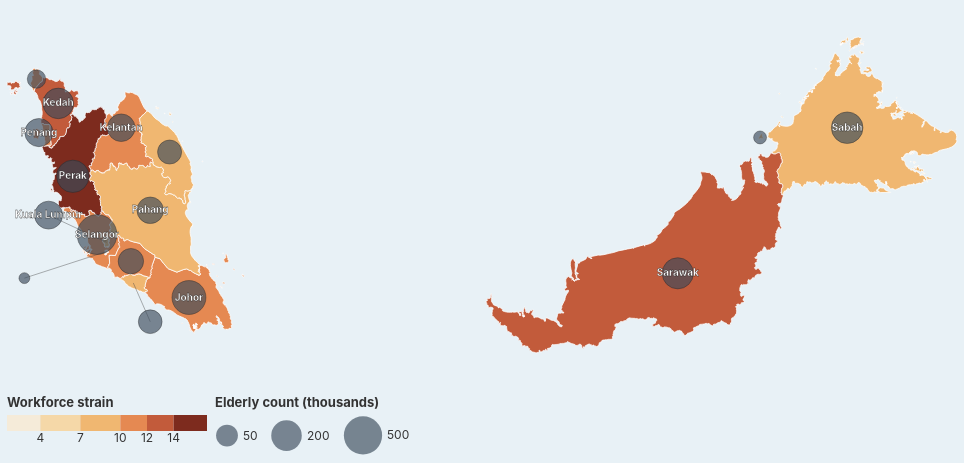

Write the Vega-Lite specification saved for this chart.
### Vega-Lite specification from a JSON file in a GitHub repository (floating-point values rounded to 4 significant figures; data arrays with more than 128 entries replaced by an {"elided": "..."} marker saying what was removed)
{"$schema": "https://vega.github.io/schema/vega-lite/v5.json", "background": "#e8f1f6", "title": {"text": null, "subtitle": ["Each state is shown TWO ways: colour = workforce strain (elderly per 100 workers); circle = absolute elderly count.", "Selangor and Johor face the largest absolute challenge. Perak and Kedah face the most strained workforces.", "Source: Department of Statistics Malaysia (DOSM), 2024. Map: geoBoundaries (CC-BY 4.0)."], "subtitleFontSize": 1, "subtitleColor": "#000", "anchor": "start", "fontSize": 20, "offset": 12}, "width": 950, "height": 380, "projection": {"type": "mercator"}, "layer": [{"description": "Base choropleth: state coloured by dependency ratio.", "data": {"values": {"type": "Topology", "objects": {"states": {"geometries": [{"properties": {"shapeName": "Selangor", "shapeISO": "MY-10", "shapeID": "15666254B89722251658211", "shapeGroup": "MYS", "shapeType": "ADM1"}, "type": "MultiPolygon", "arcs": [[[0]], [[1]], [[2]], [[3]], [[4]], [[5]], [[-94, -28, 6, -116], [23], [83]]], "id": "feature_00"}, {"properties": {"shapeName": "Johor", "shapeISO": "MY-01", "shapeID": "15666254B42356713390762", "shapeGroup": "MYS", "shapeType": "ADM1"}, "type": "MultiPolygon", "arcs": [[[7]], [[8]], [[9]], [[10]], [[11]], [[12]], [[13]], [[14]], [[15]], [[16]], [[17]], [[-26, -29, -98, 18]], [[19]], [[20]], [[21]], [[22]]], "id": "feature_01"}, {"properties": {"shapeName": "Kuala Lumpur", "shapeISO": "MY-14", "shapeID": "15666254B97003483933575", "shapeGroup": "MYS", "shapeType": "ADM1"}, "type": "Polygon", "arcs": [[23]], "id": "feature_02"}, {"properties": {"shapeName": "Malacca", "shapeISO": "MY-04", "shapeID": "15666254B45695250728659", "shapeGroup": "MYS", "shapeType": "ADM1"}, "type": "MultiPolygon", "arcs": [[[24]], [[25, 26, -30]]], "id": "feature_03"}, {"properties": {"shapeName": "Negeri Sembilan", "shapeISO": "MY-05", "shapeID": "15666254B60207109163985", "shapeGroup": "MYS", "shapeType": "ADM1"}, "type": "Polygon", "arcs": [[27, -99, 28, 29, 30]], "id": "feature_04"}, {"properties": {"shapeName": "Sabah", "shapeISO": "MY-12", "shapeID": "15666254B50935235229272", "shapeGroup": "MYS", "shapeType": "ADM1"}, "type": "MultiPolygon", "arcs": [[[31]], [[32]], [[33]], [[34]], [[35]], [[36]], [[37]], [[38]], [[39]], [[40]], [[41]], [[42]], [[43]], [[44]], [[45]], [[46]], [[47]], [[48]], [[49]], [[50]], [[51]], [[52]], [[53]], [[54]], [[55]], [[56]], [[57]], [[58]], [[59]], [[60]], [[61]], [[62]], [[63]], [[64]], [[-81, 65]], [[66]], [[67]], [[68]], [[69]], [[70]], [[71]], [[72]], [[73]], [[74]], [[75]], [[76]]], "id": "feature_05"}, {"properties": {"shapeName": "Sarawak", "shapeISO": "MY-13", "shapeID": "15666254B8535925993004", "shapeGroup": "MYS", "shapeType": "ADM1"}, "type": "MultiPolygon", "arcs": [[[77]], [[78]], [[79]], [[80, 81]]], "id": "feature_06"}, {"properties": {"shapeName": "Kelantan", "shapeISO": "MY-03", "shapeID": "15666254B53975248776023", "shapeGroup": "MYS", "shapeType": "ADM1"}, "type": "Polygon", "arcs": [[82, -90, -95, -120]], "id": "feature_07"}, {"properties": {"shapeName": "Putrajaya", "shapeISO": "MY-16", "shapeID": "15666254B54729125478011", "shapeGroup": "MYS", "shapeType": "ADM1"}, "type": "Polygon", "arcs": [[83]], "id": "feature_08"}, {"properties": {"shapeName": "Terengganu", "shapeISO": "MY-11", "shapeID": "15666254B71460903090065", "shapeGroup": "MYS", "shapeType": "ADM1"}, "type": "MultiPolygon", "arcs": [[[84]], [[85]], [[86]], [[87]], [[88]], [[89, 90, -96]], [[91]], [[92]]], "id": "feature_09"}, {"properties": {"shapeName": "Pahang", "shapeISO": "MY-06", "shapeID": "15666254B34720353032971", "shapeGroup": "MYS", "shapeType": "ADM1"}, "type": "Polygon", "arcs": [[93, -121, 94, 95, 96, 97, 98]], "id": "feature_10"}, {"properties": {"shapeName": "Kedah", "shapeISO": "MY-02", "shapeID": "15666254B71428205180864", "shapeGroup": "MYS", "shapeType": "ADM1"}, "type": "MultiPolygon", "arcs": [[[99]], [[100]], [[101]], [[102]], [[103]], [[104]], [[105]], [[106]], [[107]], [[-118, -122, 108, -111, 109]]], "id": "feature_11"}, {"properties": {"shapeName": "Perlis", "shapeISO": "MY-09", "shapeID": "15666254B44964481844598", "shapeGroup": "MYS", "shapeType": "ADM1"}, "type": "Polygon", "arcs": [[110, 111]], "id": "feature_12"}, {"properties": {"shapeName": "Perak", "shapeISO": "MY-08", "shapeID": "15666254B15173108486297", "shapeGroup": "MYS", "shapeType": "ADM1"}, "type": "MultiPolygon", "arcs": [[[112]], [[113]], [[114]], [[115, 116, -123, 117, 118, 119, 120]]], "id": "feature_13"}, {"properties": {"shapeName": "Penang", "shapeISO": "MY-07", "shapeID": "15666254B92074897121205", "shapeGroup": "MYS", "shapeType": "ADM1"}, "type": "MultiPolygon", "arcs": [[[121, 122, 123]], [[124]], [[125]]], "id": "feature_14"}, {"properties": {"shapeName": "Labuan", "shapeISO": "MY-15", "shapeID": "15666254B4265207353082", "shapeGroup": "MYS", "shapeType": "ADM1"}, "type": "MultiPolygon", "arcs": [[[126]], [[127]], [[128]]], "id": "feature_15"}], "type": "GeometryCollection"}}, "bbox": [99.64, 0.8538, 119.3, 7.363], "transform": {"scale": [0.0001963, 6.509e-05], "translate": [99.64, 0.8538]}, "arcs": {"elided": "129 rows, 31092 int values in total"}}, "format": {"type": "topojson", "feature": "states"}}, "transform": [{"lookup": "properties.shapeName", "from": {"data": {"values": [{"map_name": "Selangor", "state": "Selangor", "pop_65plus_thousands": 592.8, "pop_15_64": 5228.0, "old_age_dep_ratio": 11.34}, {"map_name": "Johor", "state": "Johor", "pop_65plus_thousands": 309.2, "pop_15_64": 2966.0, "old_age_dep_ratio": 10.43}, {"map_name": "Perak", "state": "Perak", "pop_65plus_thousands": 254.6, "pop_15_64": 1770.0, "old_age_dep_ratio": 14.39}, {"map_name": "Sabah", "state": "Sabah", "pop_65plus_thousands": 231.1, "pop_15_64": 2622.0, "old_age_dep_ratio": 8.81}, {"map_name": "Sarawak", "state": "Sarawak", "pop_65plus_thousands": 217.5, "pop_15_64": 1793.0, "old_age_dep_ratio": 12.13}, {"map_name": "Kedah", "state": "Kedah", "pop_65plus_thousands": 201.5, "pop_15_64": 1482.0, "old_age_dep_ratio": 13.6}, {"map_name": "Penang", "state": "Pulau Pinang", "pop_65plus_thousands": 144.3, "pop_15_64": 1319.0, "old_age_dep_ratio": 10.94}, {"map_name": "Kuala Lumpur", "state": "W.P. Kuala Lumpur", "pop_65plus_thousands": 140.0, "pop_15_64": 1569.0, "old_age_dep_ratio": 8.92}, {"map_name": "Kelantan", "state": "Kelantan", "pop_65plus_thousands": 132.9, "pop_15_64": 1221.0, "old_age_dep_ratio": 10.88}, {"map_name": "Pahang", "state": "Pahang", "pop_65plus_thousands": 113.0, "pop_15_64": 1156.0, "old_age_dep_ratio": 9.77}, {"map_name": "Negeri Sembilan", "state": "Negeri Sembilan", "pop_65plus_thousands": 94.7, "pop_15_64": 850.5, "old_age_dep_ratio": 11.13}, {"map_name": "Terengganu", "state": "Terengganu", "pop_65plus_thousands": 74.8, "pop_15_64": 813.8, "old_age_dep_ratio": 9.19}, {"map_name": "Malacca", "state": "Melaka", "pop_65plus_thousands": 70.8, "pop_15_64": 742.5, "old_age_dep_ratio": 9.54}, {"map_name": "Perlis", "state": "Perlis", "pop_65plus_thousands": 24.5, "pop_15_64": 214.4, "old_age_dep_ratio": 11.43}, {"map_name": "Labuan", "state": "W.P. Labuan", "pop_65plus_thousands": 5.2, "pop_15_64": 69.1, "old_age_dep_ratio": 7.53}, {"map_name": "Putrajaya", "state": "W.P. Putrajaya", "pop_65plus_thousands": 2.3, "pop_15_64": 76.3, "old_age_dep_ratio": 3.01}]}, "key": "map_name", "fields": ["state", "pop_65plus_thousands", "pop_15_64", "old_age_dep_ratio"]}}], "mark": {"type": "geoshape", "stroke": "white", "strokeWidth": 0.8}, "encoding": {"color": {"field": "old_age_dep_ratio", "type": "quantitative", "scale": {"type": "threshold", "domain": [4, 7, 10, 12, 14], "range": ["#f5ebd9", "#f5d8a8", "#f0b771", "#e58952", "#c25b3b", "#7d2b1e"]}, "legend": {"title": "Workforce strain", "titleFontSize": 13, "titleColor": "#333", "labelFontSize": 12, "labelColor": "#333", "orient": "bottom", "direction": "horizontal", "offset": 12, "gradientLength": 220, "format": ".0f"}}, "tooltip": [{"field": "state", "title": "State"}, {"field": "old_age_dep_ratio", "title": "Strain (per 100 workers)", "format": ".2f"}, {"field": "pop_65plus_thousands", "title": "65+ population (thousands)", "format": ".1f"}, {"field": "pop_15_64", "title": "Working-age population (thousands)", "format": ".1f"}]}}, {"description": "Leader lines from displaced bubble back to actual state.", "data": {"values": [{"map_name": "Kuala Lumpur", "ord": 0, "lon": 101.7, "lat": 3.14}, {"map_name": "Kuala Lumpur", "ord": 1, "lon": 100.5, "lat": 3.7}, {"map_name": "Malacca", "ord": 0, "lon": 102.2, "lat": 2.3}, {"map_name": "Malacca", "ord": 1, "lon": 102.6, "lat": 1.5}, {"map_name": "Putrajaya", "ord": 0, "lon": 101.7, "lat": 2.95}, {"map_name": "Putrajaya", "ord": 1, "lon": 100.0, "lat": 2.4}]}, "mark": {"type": "line", "color": "#444", "strokeWidth": 0.6, "opacity": 0.7}, "encoding": {"longitude": {"field": "lon", "type": "quantitative"}, "latitude": {"field": "lat", "type": "quantitative"}, "order": {"field": "ord", "type": "ordinal"}, "detail": {"field": "map_name"}}}, {"description": "Bubble overlay: circle size = absolute 65+ count.", "data": {"values": [{"map_name": "Selangor", "state": "Selangor", "lon": 101.5, "lat": 3.3, "pop_65plus_thousands": 592.8, "pop_15_64": 5228.0, "old_age_dep_ratio": 11.34}, {"map_name": "Johor", "state": "Johor", "lon": 103.4, "lat": 2.0, "pop_65plus_thousands": 309.2, "pop_15_64": 2966.0, "old_age_dep_ratio": 10.43}, {"map_name": "Perak", "state": "Perak", "lon": 101.0, "lat": 4.5, "pop_65plus_thousands": 254.6, "pop_15_64": 1770.0, "old_age_dep_ratio": 14.39}, {"map_name": "Sabah", "state": "Sabah", "lon": 117.0, "lat": 5.5, "pop_65plus_thousands": 231.1, "pop_15_64": 2622.0, "old_age_dep_ratio": 8.81}, {"map_name": "Sarawak", "state": "Sarawak", "lon": 113.5, "lat": 2.5, "pop_65plus_thousands": 217.5, "pop_15_64": 1793.0, "old_age_dep_ratio": 12.13}, {"map_name": "Kedah", "state": "Kedah", "lon": 100.7, "lat": 6.0, "pop_65plus_thousands": 201.5, "pop_15_64": 1482.0, "old_age_dep_ratio": 13.6}, {"map_name": "Penang", "state": "Pulau Pinang", "lon": 100.3, "lat": 5.4, "pop_65plus_thousands": 144.3, "pop_15_64": 1319.0, "old_age_dep_ratio": 10.94}, {"map_name": "Kuala Lumpur", "state": "W.P. Kuala Lumpur", "lon": 100.5, "lat": 3.7, "pop_65plus_thousands": 140.0, "pop_15_64": 1569.0, "old_age_dep_ratio": 8.92, "lon_actual": 101.7, "lat_actual": 3.14}, {"map_name": "Kelantan", "state": "Kelantan", "lon": 102.0, "lat": 5.5, "pop_65plus_thousands": 132.9, "pop_15_64": 1221.0, "old_age_dep_ratio": 10.88}, {"map_name": "Pahang", "state": "Pahang", "lon": 102.6, "lat": 3.8, "pop_65plus_thousands": 113.0, "pop_15_64": 1156.0, "old_age_dep_ratio": 9.77}, {"map_name": "Negeri Sembilan", "state": "Negeri Sembilan", "lon": 102.2, "lat": 2.75, "pop_65plus_thousands": 94.7, "pop_15_64": 850.5, "old_age_dep_ratio": 11.13}, {"map_name": "Terengganu", "state": "Terengganu", "lon": 103.0, "lat": 5.0, "pop_65plus_thousands": 74.8, "pop_15_64": 813.8, "old_age_dep_ratio": 9.19}, {"map_name": "Malacca", "state": "Melaka", "lon": 102.6, "lat": 1.5, "pop_65plus_thousands": 70.8, "pop_15_64": 742.5, "old_age_dep_ratio": 9.54, "lon_actual": 102.2, "lat_actual": 2.3}, {"map_name": "Perlis", "state": "Perlis", "lon": 100.2, "lat": 6.5, "pop_65plus_thousands": 24.5, "pop_15_64": 214.4, "old_age_dep_ratio": 11.43}, {"map_name": "Labuan", "state": "W.P. Labuan", "lon": 115.2, "lat": 5.3, "pop_65plus_thousands": 5.2, "pop_15_64": 69.1, "old_age_dep_ratio": 7.53}, {"map_name": "Putrajaya", "state": "W.P. Putrajaya", "lon": 100.0, "lat": 2.4, "pop_65plus_thousands": 2.3, "pop_15_64": 76.3, "old_age_dep_ratio": 3.01, "lon_actual": 101.7, "lat_actual": 2.95}]}, "mark": {"type": "circle", "stroke": "#222", "strokeWidth": 0.6, "fill": "#3a4a5a", "opacity": 0.65}, "encoding": {"longitude": {"field": "lon", "type": "quantitative"}, "latitude": {"field": "lat", "type": "quantitative"}, "size": {"field": "pop_65plus_thousands", "type": "quantitative", "scale": {"type": "sqrt", "domain": [0, 600], "range": [20, 1600]}, "legend": {"title": "Elderly count (thousands)", "titleFontSize": 13, "titleColor": "#333", "labelFontSize": 12, "labelColor": "#333", "orient": "bottom", "direction": "horizontal", "offset": 12, "values": [50, 200, 500], "format": ".0f", "symbolFillColor": "#3a4a5a", "symbolStrokeColor": "#222", "symbolOpacity": 0.65}}, "tooltip": [{"field": "state", "title": "State"}, {"field": "pop_65plus_thousands", "title": "65+ population (thousands)", "format": ".1f"}, {"field": "old_age_dep_ratio", "title": "Workforce strain", "format": ".2f"}]}}, {"description": "Labels for big states (≥100k elderly).", "data": {"values": [{"map_name": "Selangor", "state": "Selangor", "lon": 101.5, "lat": 3.3, "pop_65plus_thousands": 592.8, "pop_15_64": 5228.0, "old_age_dep_ratio": 11.34}, {"map_name": "Johor", "state": "Johor", "lon": 103.4, "lat": 2.0, "pop_65plus_thousands": 309.2, "pop_15_64": 2966.0, "old_age_dep_ratio": 10.43}, {"map_name": "Perak", "state": "Perak", "lon": 101.0, "lat": 4.5, "pop_65plus_thousands": 254.6, "pop_15_64": 1770.0, "old_age_dep_ratio": 14.39}, {"map_name": "Sabah", "state": "Sabah", "lon": 117.0, "lat": 5.5, "pop_65plus_thousands": 231.1, "pop_15_64": 2622.0, "old_age_dep_ratio": 8.81}, {"map_name": "Sarawak", "state": "Sarawak", "lon": 113.5, "lat": 2.5, "pop_65plus_thousands": 217.5, "pop_15_64": 1793.0, "old_age_dep_ratio": 12.13}, {"map_name": "Kedah", "state": "Kedah", "lon": 100.7, "lat": 6.0, "pop_65plus_thousands": 201.5, "pop_15_64": 1482.0, "old_age_dep_ratio": 13.6}, {"map_name": "Penang", "state": "Pulau Pinang", "lon": 100.3, "lat": 5.4, "pop_65plus_thousands": 144.3, "pop_15_64": 1319.0, "old_age_dep_ratio": 10.94}, {"map_name": "Kuala Lumpur", "state": "W.P. Kuala Lumpur", "lon": 100.5, "lat": 3.7, "pop_65plus_thousands": 140.0, "pop_15_64": 1569.0, "old_age_dep_ratio": 8.92, "lon_actual": 101.7, "lat_actual": 3.14}, {"map_name": "Kelantan", "state": "Kelantan", "lon": 102.0, "lat": 5.5, "pop_65plus_thousands": 132.9, "pop_15_64": 1221.0, "old_age_dep_ratio": 10.88}, {"map_name": "Pahang", "state": "Pahang", "lon": 102.6, "lat": 3.8, "pop_65plus_thousands": 113.0, "pop_15_64": 1156.0, "old_age_dep_ratio": 9.77}]}, "mark": {"type": "text", "fontSize": 10, "fontWeight": "bold", "color": "white", "stroke": "#222", "strokeWidth": 0.3}, "encoding": {"longitude": {"field": "lon", "type": "quantitative"}, "latitude": {"field": "lat", "type": "quantitative"}, "text": {"field": "map_name"}}}], "config": {"view": {"stroke": null}, "font": "-apple-system, BlinkMacSystemFont, Segoe UI, Roboto, sans-serif"}}
